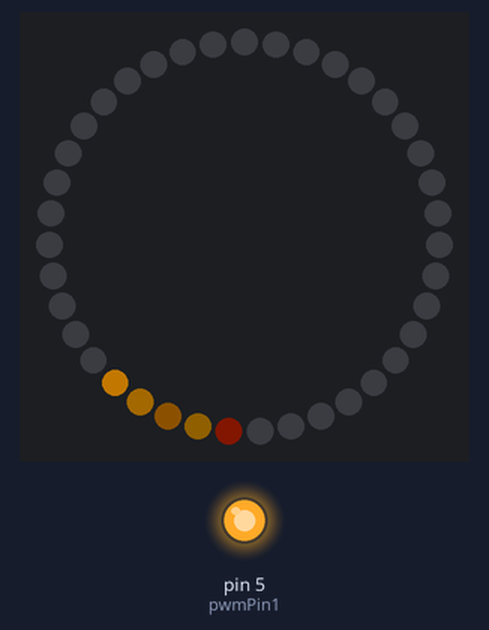
The sketch below on a simulated Arduino Uno, built with avr-gcc and run on an emulated ATmega328P. Shown: 39 RGB LEDs in a ring, first at the top, clockwise, output pins drawn as LEDs (lit = HIGH). Dim RGB values are drawn brighter than linear; random numbers use the default seed unless the sketch sets one.

Above: at 0.48 s.
At 10.15 s:
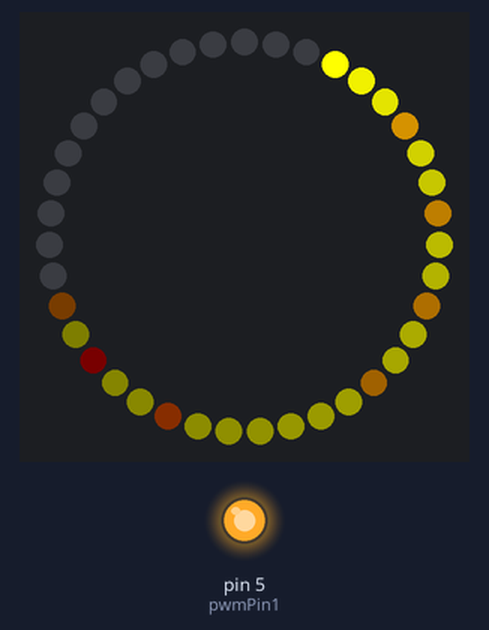
At 20.13 s:
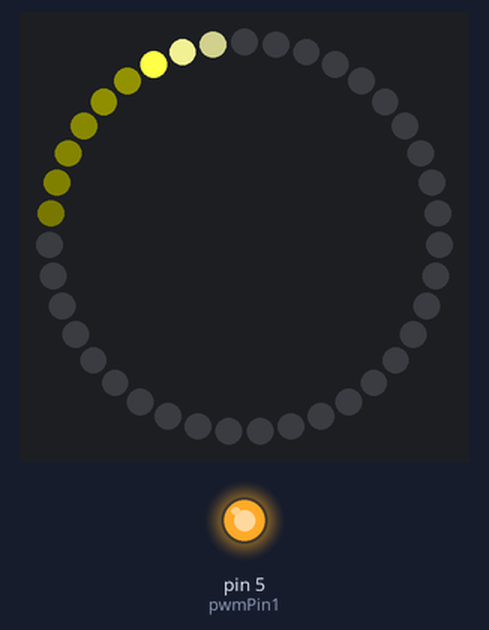
At 39.46 s:
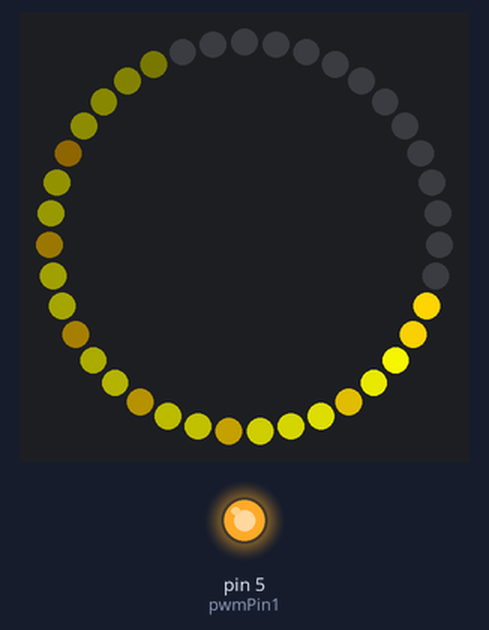
Timing chart, 0 to 40.0 s (numbered marks = the images above):
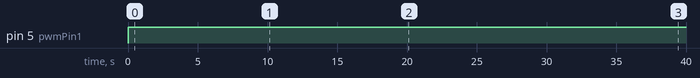

The sketch:

v1.ino
```cpp
// https://github.com/FastLED/FastLED/wiki/RGBSet-Reference
// https://forum.makerforums.info/t/i-a-looking-for-an-example-of-crgb-array-how-would-i-define-a/64587/2

// Allow interruptions for working controls (e.g. keys or IR remote)
#define FASTLED_ALLOW_INTERRUPTS 1
#include <IRremote.hpp>
#include <FastLED.h>

// Strip/string parameters
#define LED_PIN        2
#define COLOR_ORDER    GRB
#define CHIPSET        WS2812
#define NUM_LEDS       39
#define DEF_BRIGHTNESS 255

// IR receiver pin #:
#define IR_RECEIVE_PIN 12
#define ENABLE_LED_FEEDBACK 1

// frame buffer
CRGB leds[NUM_LEDS];
//CRGBArray<NUM_LEDS> leds;

// palettes
#include "palettes.hpp"

// *********** ANIMATION VARIABLES ***********
// common parameters
uint16_t delay_ms = 25; // delay in ms for drawing animations (can be different for different animations)
TProgmemRGBPalette16 *currentPalette = Palette[3]; // default palette, "fire" as of now
float gammaCorr=2.2;

// rainbow
uint8_t shue = 0;

// fire
uint16_t x, y = 0;
uint8_t scale = 30;  // default: 64
uint8_t speed = 32;  // default: 92
uint8_t blend_alpha = 92; // blending parameter

// twinkle
// Overall twinkle speed.
// 0 (VERY slow) to 8 (VERY fast).
// 4, 5, and 6 are recommended, default is 4.
#define TWINKLE_SPEED 4

// Overall twinkle density.
// 0 (NONE lit) to 8 (ALL lit at once).
// Default is 5.
#define TWINKLE_DENSITY 2

// If AUTO_SELECT_BACKGROUND_COLOR is set to 1,
// then for any palette where the first two entries
// are the same, a dimmed version of that color will
// automatically be used as the background color.
#define AUTO_SELECT_BACKGROUND_COLOR 0

// Background color for 'unlit' pixels
// Can be set to CRGB::Black if desired.
CRGB gBackgroundColor = CRGB::Black;

// If COOL_LIKE_INCANDESCENT is set to 1, colors will
// fade out slighted 'reddened', similar to how
// incandescent bulbs change color as they get dim down.
#define COOL_LIKE_INCANDESCENT 0

// waves
uint8_t bpm = 10;
uint8_t fadeAmt = 16;


// animation libraries
#include "cylon.hpp"
#include "comet.hpp"
#include "rainbow.hpp"
#include "fire_1d.hpp"
#include "twinkle.hpp"
#include "pulse.hpp"

// define PWM pin
#define pwmPin1 5

// setting-up
void setup_PWM(uint16_t pwm_freq){
  // Configure Timer1 for custom PWM frequency without a prescaler
  // ChatGPT, Thank you!

  TCCR1A = 0; // Clear TCCR1A register
  TCCR1B = 0; // Clear TCCR1B register
  TCNT1 = 0;  // Initialize counter value to 0

  // Set PWM mode (8-bit phase correct PWM)
  TCCR1A |= (1 << WGM10);

  // Set prescaler to 1 (No prescaling)
  TCCR1B |= (1 << CS10);

  // Enable PWM output on pins 6 and 9
  TCCR1A |= (1 << COM1A1) | (1 << COM1B1);

  // Calculate new OCR1A value for the given frequency without a prescaler
  OCR1A = (16000000 / (2 * pwm_freq)) - 1;
}

void setup_leds(LEDColorCorrection corr){
  FastLED.addLeds<CHIPSET, LED_PIN, COLOR_ORDER>(leds, NUM_LEDS);
  FastLED.setCorrection(corr);
  FastLED.setBrightness(DEF_BRIGHTNESS);
  FastLED.clear(true);
}

void setup() {
  //Serial.begin(9600);

  // LED setup
  // Color corrections
  // TypicalLEDStrip  TypicalSMD5050 TypicalPixelString
  // TypicalSMD5050=0xFFB0F0 /* 255, 176, 240 */,
  // TypicalLEDStrip=0xFFB0F0 /* 255, 176, 240 */,
  // Typical8mmPixel=0xFFE08C /* 255, 224, 140 */,
  // TypicalPixelString=0xFFE08C /* 255, 224, 140 */,
  setup_leds(TypicalPixelString);

  // random seed
  randomSeed(analogRead(0));

  // set random variables for fire animation
  x = random16();
  y = random16();

  // PWM @ 8 kHz
  setup_PWM(8000);
  pinMode(pwmPin1, OUTPUT);

  // IR
    // Start the receiver and if not 3. parameter specified, take LED_BUILTIN pin from the internal boards definition as default feedback LED
  IrReceiver.begin(IR_RECEIVE_PIN, ENABLE_LED_FEEDBACK);

}

// Function to set PWM duty cycle on a specific pin
void setPWMDutyCycle(int pin, int dutyCycle) {
  // Ensure dutyCycle is within valid range (0 to 100)
  dutyCycle = constrain(dutyCycle, 0, 100);

  // Calculate the corresponding PWM value for the given duty cycle
  int pwmValue = map(dutyCycle, 0, 100, 0, 255);

  // Set the PWM value based on the pin
  analogWrite(pin, pwmValue);
}


void two_dots(CRGBSet& L){
  for(int i = 0; i < NUM_LEDS-1; i++) { L(i,i+1) = CRGB::Red; FastLED.delay(33); L(i,i+1) = CRGB::Black; }
}


void loop() {

  //two_dots(leds);
  //DrawComet_Pal(currentPalette, leds);

  //cylon(false, 25);
  //DrawComet();
  //FastLED.show();

  //for (uint8_t i=0; i<10; i++){
  //  setPWMDutyCycle(pwmPin1, i*10);
  //  delay(10*(1+random8(32)));
  //}

  // some random PWM
  setPWMDutyCycle(pwmPin1, 100);
  //delay(25 + random8(100));
  //delay();
  //uint8_t pwm_val = inoise8(scale-y);
  //pwm_val = map(0, 255, 0, 100, pwm_val);
  //setPWMDutyCycle(pwmPin1, pwm_val);

  // Check drawing a comet with a palette
  //currentPalette = Palette[9];
  //DrawComet_Pal(currentPalette);
  //FastLED.show();

  // test rainbow
  //static uint8_t shue = 0;
  //rainbow(leds, shue, delay_ms);
  //shue+=5;

  // Check fire 1d
  //currentPalette = Palette[16];
  //fire1d(leds, *currentPalette, x, y, scale, speed, blend_alpha, delay_ms);
  //x += speed/8;
  //y += speed;

  // Test Twinkle
  //currentPalette = Palette[15];
  //drawTwinkles(leds, *currentPalette);
  //FastLED.show();

  // test step-like rainbow, when the rainbow climbs up
  //rainobw_stepd(leds, shue, delay_ms*2);
  //static uint8_t dhue = 0;
  //dhue = (int)(255/NUM_LEDS); // hues of leds #0 and num_leds will be the same
  //rainbow_step(leds, shue, dhue, delay_ms*2);
  //shue+=5;

  // test gradual fill
  //rainbow_gradual_fill(leds,shue, delay_ms*2);
  //gradual_fill_fade2(leds,shue, 25, 16);
  //shue+=5;

  // testing rainbow sinewave
  //sinewave(leds, bpm, fadeAmt, shue, delay_ms);
  currentPalette = Palette[7];
  sinewave_pal(leds,  currentPalette, bpm, fadeAmt, shue, delay_ms);
  shue+=1;

}
```

comet.hpp
```cpp
/*
Taken from https://github.com/davepl/DavesGarageLEDSeries/blob/master/LED%20Episode%2006/src/comet.h
*/
#define FASTLED_INTERNAL
#include <FastLED.h>

void DrawComet(CRGB *L)
{
    const byte fadeAmt = 128;
    const int cometSize = 4;
    const int deltaHue  = 4;

    float comet_speed = 0.5;

    static byte hue = HUE_RED;
    static int iDirection = 1;
    static float iPos = 0;

    hue += deltaHue;

    iPos += iDirection*comet_speed;
    if (iPos == (NUM_LEDS - cometSize) || iPos == 0)
        iDirection *= -1;

    for (int i = 0; i < cometSize; i++)
        L[(int)iPos + i].setHue(hue);

    // Randomly fade the LEDs
    for (int j = 0; j < NUM_LEDS; j++)
        if (random(8) > 4)
            L[j] = L[j].fadeToBlackBy(fadeAmt);

    L = applyGamma_video(L, gammaCorr);
    FastLED.show();
    delay(50);
}


void DrawComet_Pal(TProgmemRGBPalette16 *pal, CRGB *L){
    const byte fadeAmt = 128;
    const int cometSize = 4;
    const int deltaCol  = 4;

    float comet_speed = 0.5;

    static byte col = 0;
    static int iDirection = 1;
    static float iPos = 0;

    iPos += iDirection*comet_speed;
    if (iPos == (NUM_LEDS - cometSize) || iPos == 0)
        iDirection *= -1;

    for (int i = 0; i < cometSize; i++)
        L[(int)iPos + i] = ColorFromPalette(*pal, col, 255);

    // Randomly fade the LEDs
    for (int j = 0; j < NUM_LEDS; j++)
        if (random(8) > 4)
            L[j] = L[j].fadeToBlackBy(fadeAmt);

    L = applyGamma_video(L, gammaCorr);
    FastLED.show();
    delay(50);

    col += deltaCol;
}
```

cylon.hpp
```cpp
#include <FastLED.h>
#define numLeds NUM_LEDS

void fadeall(CRGB *L) {
  for(int i = 0; i < numLeds; i++) {
      L[i].nscale8(250);
    }
}

void cylon(CRGB *L, bool double_pass, uint8_t ms_delay){
  // Cylon animation from FastLED examples
  static uint8_t hue = 0;
  for(int i = 0; i < numLeds; i++) {
		// Set the i'th led to red
		L[i] = CHSV(hue++, 255, 255);
		// Show the leds
    L = applyGamma_video(L, gammaCorr);
		FastLED.show();
		// now that we've shown the leds, reset the i'th led to black
		//leds[i] = CRGB::Black;
		fadeall(L);
    //FastLED.show();
		// Wait a little bit before we loop around and do it again
		delay(ms_delay);
	}

	// Now go in the other direction.
  if (double_pass){
    for(int i = (numLeds)-1; i >= 0; i--) {
      // Set the i'th led to red
      L[i] = CHSV(hue++, 255, 255);
      // Show the leds
      L = applyGamma_video(L, gammaCorr);
      FastLED.show();
      // now that we've shown the leds, reset the i'th led to black
      //leds[i] = CRGB::Black;
      fadeall(L);
      //FastLED.show();
      // Wait a little bit before we loop around and do it again
      delay(ms_delay);
    }
  }
}
```

fire_1d.hpp
```cpp
#include <FastLED.h>
#define numLeds NUM_LEDS

uint8_t gen_perlin_noise8_2d(int X, int Y){
  /*
  Generates Perlin's noise using noise8()
  */
  static uint8_t noise;
  noise = inoise8 (X, Y);
  // The range of the inoise8 function is roughly 16-238.
  // These two operations expand those values out to roughly 0..255
  noise = qsub8(noise, 16);
  noise = qadd8(noise, scale8(noise, 39));
  return noise;
}

void fire1d(CRGB *arr, TProgmemRGBPalette16 &pal, uint16_t x, uint16_t y, uint8_t scale, uint8_t speed, uint8_t blend_a, uint16_t delay_ms){
  static uint8_t col, bri;
  //static uint32_t t;

  //t += speed;
  for (uint8_t i=0; i<numLeds; i++){
    //col = gen_perlin_noise8_2d(x * scale, (y * scale) - t), 0);
    col = gen_perlin_noise8_2d(i * scale, (i * scale) - y);
    bri = col;

    if (bri > 127){
      bri = 255;
    }
    else {
      bri = bri * 2;
    }

    nblend(arr[i], ColorFromPalette(pal, col, bri), blend_a); //speed
  }
  arr = applyGamma_video(arr, gammaCorr);
  FastLED.show();
  delay(delay_ms);
}
```

palettes.hpp
```cpp
extern const TProgmemRGBPalette16 WaterfallColors_p FL_PROGMEM = {0x000000, 0x060707, 0x101110, 0x151717, 0x1C1D22, 0x242A28, 0x363B3A, 0x313634, 0x505552, 0x6B6C70, 0x98A4A1, 0xC1C2C1, 0xCACECF, 0xCDDEDD, 0xDEDFE0, 0xB2BAB9};
extern const TProgmemRGBPalette16 WoodFireColors_p FL_PROGMEM = {CRGB::Black, 0x330e00, 0x661c00, 0x992900, 0xcc3700, CRGB::OrangeRed, 0xff5800, 0xff6b00, 0xff7f00, 0xff9200, CRGB::Orange, 0xffaf00, 0xffb900, 0xffc300, 0xffcd00, CRGB::Gold};             //* Orange
extern const TProgmemRGBPalette16 NormalFire_p FL_PROGMEM = {CRGB::Black, 0x330000, 0x660000, 0x990000, 0xcc0000, CRGB::Red, 0xff0c00, 0xff1800, 0xff2400, 0xff3000, 0xff3c00, 0xff4800, 0xff5400, 0xff6000, 0xff6c00, 0xff7800};                             // пытаюсь сделать что-то более приличное
extern const TProgmemRGBPalette16 Normalp FL_PROGMEM = {CRGB::Black, 0x560000, 0x6b0000, 0x820000, 0x9a0011, CRGB::FireBrick, 0xc22520, 0xd12a1c, 0xe12f17, 0xf0350f, 0xff3c00, 0xff6400, 0xff8300, 0xffa000, 0xffba00, 0xffd400};                      // пытаюсь сделать что-то более приличное
extern const TProgmemRGBPalette16 LithiumFireColors_p FL_PROGMEM = {CRGB::Black, 0x240707, 0x470e0e, 0x6b1414, 0x8e1b1b, CRGB::FireBrick, 0xc14244, 0xd16166, 0xe08187, 0xf0a0a9, CRGB::Pink, 0xff9ec0, 0xff7bb5, 0xff59a9, 0xff369e, CRGB::DeepPink};        //* Red
extern const TProgmemRGBPalette16 SodiumFireColors_p FL_PROGMEM = {CRGB::Black, 0x332100, 0x664200, 0x996300, 0xcc8400, CRGB::Orange, 0xffaf00, 0xffb900, 0xffc300, 0xffcd00, CRGB::Gold, 0xf8cd06, 0xf0c30d, 0xe9b913, 0xe1af1a, CRGB::Goldenrod};           //* Yellow
extern const TProgmemRGBPalette16 CopperFireColors_p FL_PROGMEM = {CRGB::Black, 0x001a00, 0x003300, 0x004d00, 0x006600, CRGB::Green, 0x239909, 0x45b313, 0x68cc1c, 0x8ae626, CRGB::GreenYellow, 0x94f530, 0x7ceb30, 0x63e131, 0x4bd731, CRGB::LimeGreen};     //* Green
extern const TProgmemRGBPalette16 AlcoholFireColors_p FL_PROGMEM = {CRGB::Black, 0x000033, 0x000066, 0x000099, 0x0000cc, CRGB::Blue, 0x0026ff, 0x004cff, 0x0073ff, 0x0099ff, CRGB::DeepSkyBlue, 0x1bc2fe, 0x36c5fd, 0x51c8fc, 0x6ccbfb, CRGB::LightSkyBlue};  //* Blue
extern const TProgmemRGBPalette16 RubidiumFireColors_p FL_PROGMEM = {CRGB::Black, 0x0f001a, 0x1e0034, 0x2d004e, 0x3c0068, CRGB::Indigo, CRGB::Indigo, CRGB::Indigo, CRGB::Indigo, CRGB::Indigo, CRGB::Indigo, 0x3c0084, 0x2d0086, 0x1e0087, 0x0f0089, CRGB::DarkBlue};        //* Indigo
extern const TProgmemRGBPalette16 PotassiumFireColors_p FL_PROGMEM = {CRGB::Black, 0x0f001a, 0x1e0034, 0x2d004e, 0x3c0068, CRGB::Indigo, 0x591694, 0x682da6, 0x7643b7, 0x855ac9, CRGB::MediumPurple, 0xa95ecd, 0xbe4bbe, 0xd439b0, 0xe926a1, CRGB::DeepPink}; //* Violet

extern const TProgmemRGBPalette16 PolarLights_p FL_PROGMEM = { CRGB::Black, 0x228B223, 0x006D5B, 0x32CD32,  0x228B22};
extern const TProgmemRGBPalette16 PolarLights2_p FL_PROGMEM = {0x241751, 0x241751, 0x2b1f5f, 0x32276c, 0x392f7a,
                                                              0x3f3788, 0x463f95, 0x4d47a3, 0x4d47a3, 0x5252aa,
                                                              0x575cb1, 0x5d67b9, 0x6271c0, 0x677cc7, 0x6c86ce};
extern const TProgmemRGBPalette16 PolarLights3_p FL_PROGMEM = {0x0d3346, 0x0d3346, 0x0d3346, 0x0d3346,
                                                               0x1f3f42, 0x1f3f42, 0x1f3f42, 0x1f3f42,
                                                               0x2f796c, 0x2f796c, 0x2f796c, 0x2f796c,
                                                               0x669e94, 0x669e94, 0x669e94, 0x669e94};
const TProgmemRGBPalette16 *Palette[] =
{
    &HeatColors_p,              // 0
    &WaterfallColors_p,         // 1
    &ForestColors_p,            // 2
    &WoodFireColors_p,          // 3
    &NormalFire_p,              // 4
    &Normalp,                   // 5
    &LithiumFireColors_p,       // 6
    &SodiumFireColors_p,        // 7
    &CopperFireColors_p,        // 8
    &AlcoholFireColors_p,       // 9
    &RubidiumFireColors_p,      // 10
    &PotassiumFireColors_p,     // 11
    &PolarLights_p,             // 12  not good
    &PolarLights2_p,             // 13
    &PolarLights3_p,              // 14
    &RainbowColors_p,
    &HeatColors_p
};
```

pulse.hpp
```cpp
#include "FastLED.h"
#define numLeds NUM_LEDS

void sinewave(CRGB *arr, uint8_t bpm, uint8_t fadeAmt,  uint8_t hue, uint16_t delay_ms){
  // A sine wave of same color
  // If hue is unchanged, it will be the same color all the time
  fadeToBlackBy(arr, numLeds, fadeAmt);
  uint8_t pos1 = beatsin8(bpm, 0, numLeds-1);
  arr[pos1] += CHSV(hue, 255, 255);
  arr = applyGamma_video(arr, gammaCorr);
  FastLED.show();
  delay(delay_ms);
}

void sinewave_pal(CRGB *arr, TProgmemRGBPalette16 *pal, uint8_t bpm, uint8_t fadeAmt,  uint8_t hue, uint16_t delay_ms){
  // A sine wave of color from a palette
  fadeToBlackBy(arr, numLeds, fadeAmt);
  uint8_t pos1 = beatsin8(bpm, 0, numLeds-1);
  arr[pos1] += ColorFromPalette(*pal, hue, 255);
  arr = applyGamma_video(arr, gammaCorr);
  FastLED.show();
  delay(delay_ms);
}
```

rainbow.hpp
```cpp
#include "FastLED.h"
#define numLeds NUM_LEDS

void rainbow(CRGB *arr, uint8_t start_hue, uint16_t delay_ms){
  	fill_rainbow (arr, numLeds, start_hue);
    arr = applyGamma_video(arr, gammaCorr);
    FastLED.show();
    delay(delay_ms);
}


void rainbow_circular(CRGB *arr, uint8_t start_hue, uint16_t delay_ms){
  	fill_rainbow_circular (arr, numLeds, start_hue);
    arr = applyGamma_video(arr, gammaCorr);
    FastLED.show();
    delay(delay_ms);
}


void rainbow_step(CRGB *arr, uint8_t start_hue, uint8_t dHue, uint16_t delay_ms){
  static uint8_t hue;

  for (int i = 0; i < numLeds; i++){
    arr[i].setHue(hue);
    hue += dHue;
    delay(delay_ms);
    FastLED.show();
  }

  for (uint8_t i=0; i<numLeds; i++){
    arr[i] = CRGB::Black;
    FastLED.show();
    delay(delay_ms);
  }
}


void rainbow_gradual_fill(CRGB *arr, uint8_t hue, uint16_t delay_ms){
  for (int i = 0; i < numLeds; i++){
    arr[i].setHue(hue);
    delay(delay_ms);
    FastLED.show();
  }

  for (uint8_t i=0; i<numLeds; i++){
    arr[i] = CRGB::Black;
    FastLED.show();
    delay(delay_ms);
  }
}


void gradual_fill_fade(CRGB *arr, uint8_t hue, uint16_t delay_ms, uint8_t fadeAmt){
  uint8_t fade_nums = 255 / fadeAmt+1;

  for (int i = 0; i < numLeds; i++){
    arr[i].setHue(hue);
    FastLED.show();
    delay(delay_ms);
  }


  for (uint8_t i=0; i<numLeds; i++){
      for (uint8_t c=0; c<=fade_nums; c++){
        arr[i] = CHSV(hue, 255, max(0, 255-fadeAmt*c));
        FastLED.show();
        delay(delay_ms);
        }
      }
}


void gradual_fill_fade2(CRGB *arr, uint8_t hue, uint16_t delay_ms, uint8_t fadeAmt){
  uint8_t fade_nums = 255 / fadeAmt+1;
  uint8_t l ;// = leds[i].getLuma();


  for (int i = 0; i < numLeds; i++){
    arr[i].setHue(hue);
    //arr = applyGamma_video(arr, gammaCorr);
    FastLED.show();
    delay(delay_ms);
  }


  for (uint8_t i=0; i<numLeds; i++){
    l = arr[i].getLuma();
    arr[i] = CHSV(hue, 255, max(0, l-fadeAmt));

    //arr[i].fadeToBlackBy(max(0, l-fadeAmt));
    FastLED.show();
    delay(delay_ms);
    }
}


void __rainobw_step(CRGB *arr, uint8_t start_hue, uint16_t delay_ms){
  for (uint8_t i=1; i<numLeds; i++){
    fill_rainbow_circular (arr, i, start_hue);
    arr = applyGamma_video(arr, gammaCorr);
    FastLED.show();
    //delay(min(5, delay_ms/5));
    //delay(delay_ms);
  }
  delay(delay_ms);
  FastLED.clear(true);

  /*
  for (uint8_t i=numLeds-1; i>=0; i--){
    arr[i] = CRGB::Black;
    FastLED.show();
    delay(delay_ms);
  }
  */
}
```

Source omitted: twinkle.hpp (5296 bytes)

Measured:
- by itself, pin 5 (pwmPin1): LOW → HIGH at 0.00 s
